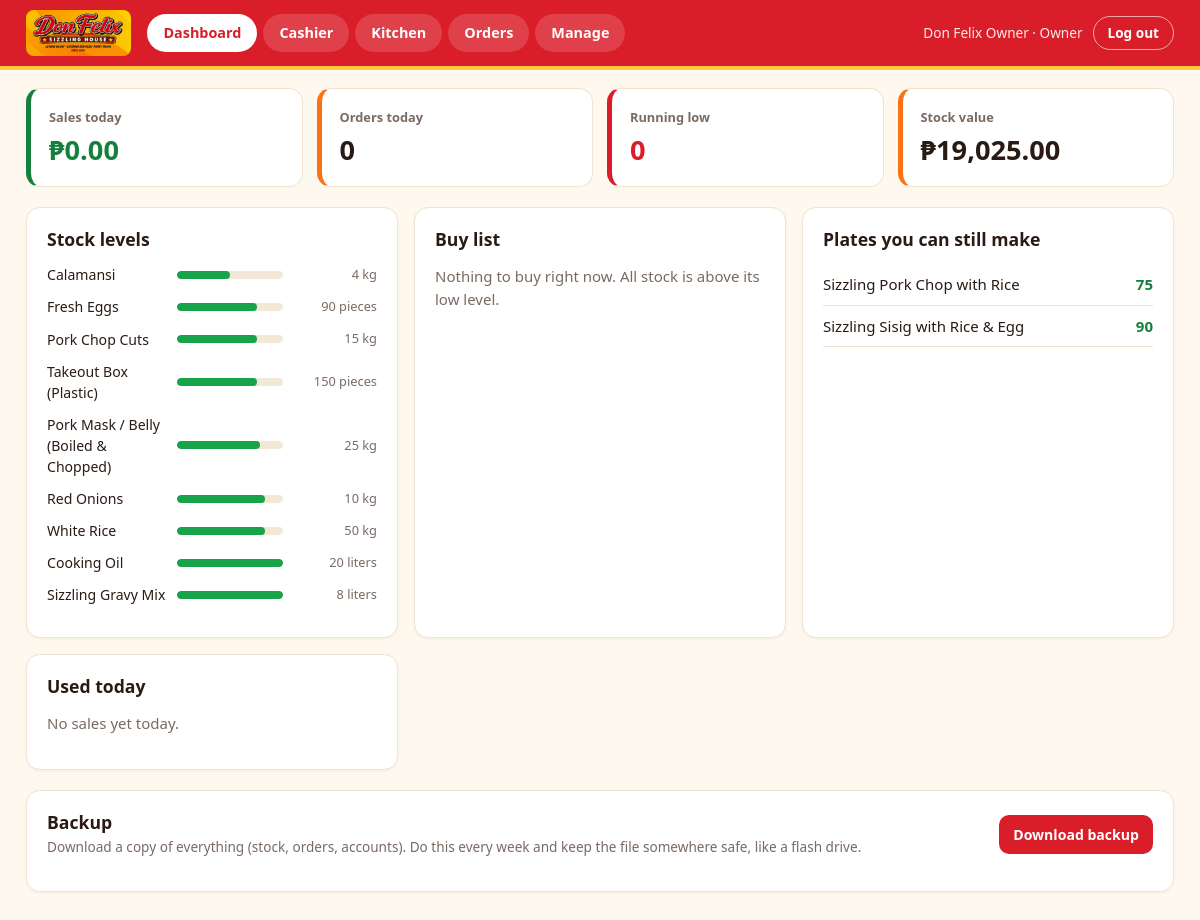
Page /admin_dashboard.php (signed in) on the committed database.
### tables this page shows
CREATE TABLE `inventory` (
  `id` int(11) NOT NULL,
  `item_name` varchar(100) NOT NULL,
  `category` enum('Meat & Poultry','Produce','Dry Goods & Seasonings','Packaging & Disposables') NOT NULL,
  `current_stock` decimal(10,2) NOT NULL DEFAULT 0.00,
  `unit` enum('kg','grams','pieces','liters','packs','sacks') NOT NULL DEFAULT 'pieces',
  `min_alert` decimal(10,2) NOT NULL DEFAULT 5.00,
  `cost_per_unit` decimal(10,2) NOT NULL DEFAULT 0.00,
  `updated_at` timestamp NOT NULL DEFAULT current_timestamp() ON UPDATE current_timestamp()
);

CREATE TABLE `recipes` (
  `id` int(11) NOT NULL,
  `menu_item_id` int(11) NOT NULL,
  `ingredient_id` int(11) NOT NULL,
  `quantity_required` decimal(10,2) NOT NULL
);

CREATE TABLE `menu_items` (
  `id` int(11) NOT NULL,
  `dish_name` varchar(100) NOT NULL,
  `category` varchar(50) NOT NULL,
  `price` decimal(10,2) NOT NULL,
  `is_available` tinyint(1) DEFAULT 1
);

### admin_dashboard.php (the view, shortened to what this page needs)
<?php
require 'app.php';
$k = $conn->query("SELECT COALESCE(SUM(total), 0) AS s, COUNT(*) AS c FROM orders
                   WHERE status = 'Completed' AND DATE(created_at) = CURDATE()")->fetch_assoc();
$inventory = [];
$valuation = 0.0;
$low_count = 0;
$buy = [];
foreach ($conn->query("SELECT * FROM inventory ORDER BY item_name") as $r) {
    [$lvl, $pct] = stock_level($r['current_stock'], $r['min_alert']);
    $r['lvl'] = $lvl;
    $r['pct'] = $pct;
    $inventory[] = $r;
    $valuation += (float)$r['current_stock'] * (float)$r['cost_per_unit'];
}
usort($inventory, function ($a, $b) { return $a['pct'] <=> $b['pct']; });
$plates = [];
$pq = $conn->query("SELECT m.id, m.dish_name, r.quantity_required, i.item_name, i.current_stock
                    FROM menu_items m
                    LEFT JOIN recipes r ON r.menu_item_id = m.id
                    LEFT JOIN inventory i ON i.id = r.ingredient_id
                    WHERE m.is_available = 1 ORDER BY m.dish_name");
foreach ($pq as $r) {
    $id = (int)$r['id'];
    if (!isset($plates[$id])) { $plates[$id] = ['name' => $r['dish_name'], 'left' => null, 'limit' => '']; }
    if ($r['quantity_required'] !== null && (float)$r['quantity_required'] > 0) {
        $can = (int)floor(round((float)$r['current_stock'], 2) / (float)$r['quantity_required'] + 0.000001);
        if ($plates[$id]['left'] === null || $can < $plates[$id]['left']) {
            $plates[$id]['left'] = $can;
            $plates[$id]['limit'] = $r['item_name'];
        }
    }
}
$used = [];
?>
<!DOCTYPE html>
<html lang="en">
<head>
    <link rel="stylesheet" href="style.css">
</head>
<body>
<?php app_header('admin'); ?>
<div class="wrap">
    <div class="kpis">
        <div class="kpi money"><small>Sales today</small><b><?php echo peso($k['s']); ?></b></div>
        <div class="kpi"><small>Orders today</small><b><?php echo (int)$k['c']; ?></b></div>
        <div class="kpi low"><small>Running low</small><b><?php echo $low_count; ?></b></div>
        <div class="kpi"><small>Stock value</small><b><?php echo peso($valuation); ?></b></div>
    </div>
    <div class="dgrid">
        <div class="panel">
            <h2>Stock levels</h2>
            <?php foreach ($inventory as $r): ?>
                <div class="brow">
                    <span class="bname"><?php echo e($r['item_name']); ?></span>
                    <div class="meter"><i class="<?php echo $r['lvl']; ?>" style="width:<?php echo $r['pct']; ?>%"></i></div>
                    <em><?php echo fmt_qty($r['current_stock']) . ' ' . e($r['unit']); ?></em>
                </div>
            <?php endforeach; ?>
        </div>
        <div class="panel" id="buylist">
            <div class="panel-head">
                <h2>Buy list</h2>
            </div>
            <?php if (empty($buy)): ?>
                <p class="muted">Nothing to buy right now. All stock is above its low level.</p>
            <?php endif; ?>
        </div>
        <div class="panel">
            <h2>Plates you can still make</h2>
            <?php foreach ($plates as $p): ?>
                <div class="pl-row">
                    <span><?php echo e($p['name']); ?></span>
                    <?php if ($p['left'] === null): ?>
                        <span class="muted small">No recipe yet</span>
                    <?php elseif ($p['left'] <= 0): ?>
                        <b class="act-out">0 (out of <?php echo e($p['limit']); ?>)</b>
                    <?php else: ?>
                        <b class="act-in"><?php echo (int)$p['left']; ?></b>
                    <?php endif; ?>
                </div>
            <?php endforeach; ?>
        </div>
        <div class="panel">
            <h2>Used today</h2>
            <?php if (empty($used)): ?><p class="muted">No sales yet today.</p><?php endif; ?>
        </div>
    </div>
    <div class="panel noprint">
        <div class="panel-head">
            <div>
                <h2>Backup</h2>
                <p class="hint" style="margin:4px 0 0;">Download a copy of everything (stock, orders, accounts). Do this every week and keep the file somewhere safe, like a flash drive.</p>
            </div>
            <form method="POST" action="admin_backup.php">
                <button type="submit" class="btn">Download backup</button>
            </form>
        </div>
    </div>
</div>
</body>
</html>

### app.php (shortened to what this page needs)
<?php
function e($s) { return htmlspecialchars((string)$s, ENT_QUOTES, 'UTF-8'); }
function fmt_qty($v) { return rtrim(rtrim(number_format((float)$v, 2), '0'), '.'); }
function peso($v) { return '₱' . number_format((float)$v, 2); }
function stock_level($stock, $min) {
    $stock = (float)$stock; $min = (float)$min;
    $lvl = $stock <= $min ? 'low' : ($stock <= $min * 1.5 ? 'soon' : 'ok');
    $pct = (int)max(2, min(100, round($stock / max($min * 4, 0.01) * 100)));
    return [$lvl, $pct];
}
function app_header($active) {
    $role = $_SESSION['role'] ?? '';
    $tabs = [];
    if ($role === 'Admin') {
        $tabs = [
            'admin'  => ['Dashboard', 'admin_dashboard.php'], 'pos'    => ['Cashier', 'pos_order.php'],
            'staff'  => ['Kitchen', 'staff_portal.php'],      'orders' => ['Orders', 'orders.php'],
            'manage' => ['Manage', 'admin_manage.php'],
        ];
    }
    $roleName = ['Admin' => 'Owner', 'Staff' => 'Kitchen', 'Client' => 'Cashier'][$role] ?? $role;
    echo '<div class="topbar"><div class="in">';
    echo '<img src="logo-badge.png" alt="Don Felix Sizzling House">';
    echo '<nav class="nav">';
    foreach ($tabs as $key => $t) {
        echo '<a href="' . $t[1] . '" class="' . ($key === $active ? 'on' : '') . '">' . $t[0] . '</a>';
    }
    echo '</nav>';
    echo '<div class="who"><span>' . e($_SESSION['user'] ?? '') . ' &middot; ' . e($roleName) . '</span><a href="logout.php">Log out</a></div>';
    echo '</div></div>';
}

### style.css (style rules this page uses)
:root { --red:#d91e2a; --red-dark:#b3141f; --orange:#f97316; --yellow:#ffc83d; --ink:#2a1a14; --muted:#7a6a62; --bg:#fff8ee; --card:#fff; --line:#f0e3d2; --ok:#15803d; --ok-bg:#dcfce7; --warn:#b45309; --warn-bg:#fef3c7; --bad:#b91c1c; --bad-bg:#fee2e2; --radius:14px; }
* { box-sizing:border-box }
body { margin:0;background:var(--bg);color:var(--ink);font-family:"Segoe UI",system-ui,-apple-system,Roboto,Arial,sans-serif;font-size:15px;line-height:1.5 }
a { color:var(--red);text-decoration:none }
h1,h2,h3 { margin:0;line-height:1.25 }
.wrap { max-width:1180px;margin:0 auto;padding:18px 16px 40px }
.topbar { background:var(--red);color:#fff;border-bottom:4px solid var(--yellow) }
.topbar .in { max-width:1180px;margin:0 auto;padding:10px 16px;display:flex;align-items:center;gap:16px;flex-wrap:wrap }
.topbar img { height:46px;width:auto;border-radius:8px;display:block }
.nav { display:flex;gap:6px;flex:1;flex-wrap:wrap }
.nav a { color:#fff;padding:8px 16px;border-radius:999px;font-weight:600;font-size:.9rem;background:rgba(255,255,255,.15) }
.nav a.on { background:#fff;color:var(--red) }
.who { display:flex;align-items:center;gap:10px;font-size:.85rem }
.who span { opacity:.9 }
.who a { color:#fff;border:1px solid rgba(255,255,255,.6);padding:6px 14px;border-radius:999px;font-weight:600 }
.panel { background:var(--card);border:1px solid var(--line);border-radius:var(--radius);padding:20px;margin-bottom:20px;box-shadow:0 1px 3px rgba(120,60,20,.06);overflow-x:auto }
.panel>h2,.panel-head h2 { font-size:1.1rem;color:var(--ink) }
.panel>h2 { margin-bottom:14px }
.panel-head { display:flex;justify-content:space-between;align-items:center;gap:10px;flex-wrap:wrap;margin-bottom:14px }
.hint { color:var(--muted);font-size:.85rem;margin:-8px 0 14px }
.kpis { display:grid;grid-template-columns:repeat(auto-fit,minmax(190px,1fr));gap:14px;margin-bottom:20px }
.kpi { background:var(--card);border:1px solid var(--line);border-radius:var(--radius);padding:16px 18px;border-left:5px solid var(--orange) }
.kpi small { color:var(--muted);font-weight:600;font-size:.8rem }
.kpi b { display:block;font-size:1.7rem;margin-top:2px }
.kpi.low { border-left-color:var(--red) }
.kpi.low b { color:var(--red) }
.kpi.money { border-left-color:var(--ok) }
.kpi.money b { color:var(--ok) }
.muted { color:var(--muted) }
.act-in { color:var(--ok);font-weight:700 }
.btn { font:inherit;font-weight:700;font-size:.88rem;border:0;border-radius:10px;padding:9px 14px;cursor:pointer;background:var(--red);color:#fff;display:inline-block }
.meter { height:8px;border-radius:999px;background:#f3e8d8;overflow:hidden;flex:1 }
.meter i { display:block;height:100%;border-radius:999px }
.meter i.ok { background:#16a34a }
.dgrid { display:grid;grid-template-columns:repeat(auto-fit,minmax(320px,1fr));gap:16px;margin-bottom:4px }
.dgrid .panel { margin-bottom:0 }
.brow { display:flex;align-items:center;gap:10px;margin-bottom:11px }
.bname { width:120px;font-size:.88rem;flex:none }
.brow em { font-style:normal;width:84px;text-align:right;font-size:.8rem;color:var(--muted);flex:none }
.pl-row { display:flex;justify-content:space-between;padding:9px 0;border-bottom:1px solid var(--line) }
.dgrid+.panel { margin-top:20px }

### rows in the picture
inventory: item_name "Calamansi", $r['pct'] 50 (drawn), current_stock "4", unit "kg"
inventory: item_name "Fresh Eggs", $r['pct'] 75 (drawn), current_stock "90", unit "pieces"
inventory: item_name "Pork Chop Cuts", $r['pct'] 75 (drawn), current_stock "15", unit "kg"
inventory: item_name "Takeout Box (Plastic)", $r['pct'] 75 (drawn), current_stock "150", unit "pieces"
inventory: item_name "Pork Mask / Belly (Boiled & Chopped)", $r['pct'] 78 (drawn), current_stock "25", unit "kg"
inventory: item_name "Red Onions", $r['pct'] 83 (drawn), current_stock "10", unit "kg"
inventory: item_name "White Rice", $r['pct'] 83 (drawn), current_stock "50", unit "kg"
inventory: item_name "Cooking Oil", $r['pct'] 100 (drawn), current_stock "20", unit "liters"
inventory: item_name "Sizzling Gravy Mix", $r['pct'] 100 (drawn), current_stock "8", unit "liters"
recipes: menu_item.dish_name "Sizzling Pork Chop with Rice", left "75"
recipes: menu_item.dish_name "Sizzling Sisig with Rice & Egg", left "90"

### other values in the picture
$t[0] "Dashboard"
$t[0] "Cashier"
$t[0] "Kitchen"
$t[0] "Orders"
$t[0] "Manage"
$_SESSION['user'] "Don Felix Owner"
$roleName "Owner"
peso($k['s']) "₱0.00"
$k['c'] "0"
$low_count "0"
peso($valuation) "₱19,025.00"
